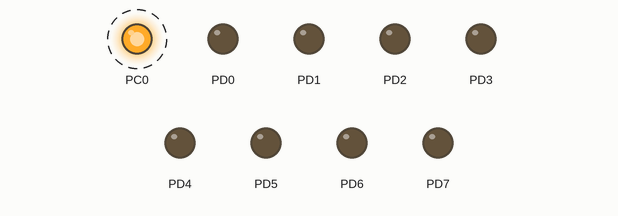
Bench run of a program on a simulated ATmega328P, built with avr-gcc and emulated at 8 MHz. Shown: output pins drawn as LEDs (lit = HIGH). Dashed ring = blinking.

Above: at 0.5 s.
Timing chart, 0 to 4.6 s (numbered marks = the images above):
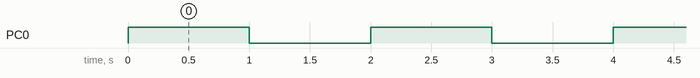

The program:

main.cpp
```cpp
/*
 * AVR_SPI_SLAVE.cpp
 *
 * Created: 1/16/2020 1:18:40 PM
 * Author : MCLEANS
 */

/* The sample code below blinks an LED on pin PC0
	and services the SPI when data is available in the bus
*/
#define F_CPU 8000000UL

#include <avr/io.h>
#include <util/delay.h>
#include <avr/interrupt.h>

#define MISO_PORT_DIRECTION DDRB
#define MISO_PIN PINB4


//SPI transfer complete Interrupt Service Routine
ISR(SPI_STC_vect){

		PORTD = SPDR;
}

void spi_init_slave_mode(){
	//set MISO pin to output
	//the rest are left to inputs by default
	MISO_PORT_DIRECTION |= (1<<MISO_PIN);
	//enable the SPI and SPI interrupt
	SPCR |= (1<<SPE)|(1<<SPIE);
	//enable global interrupt
	sei();
}

int main(void)
{
	spi_init_slave_mode();
	DDRC |= (1<<PINC0);
	DDRD = 0b11111111;

	 while (1) {
		 PORTC ^= (1<<PINC0);
		_delay_ms(1000);
	 }
}
```

Measured:
- by itself, PC0: alternates HIGH for 1.0 s and LOW for 1.0 s
